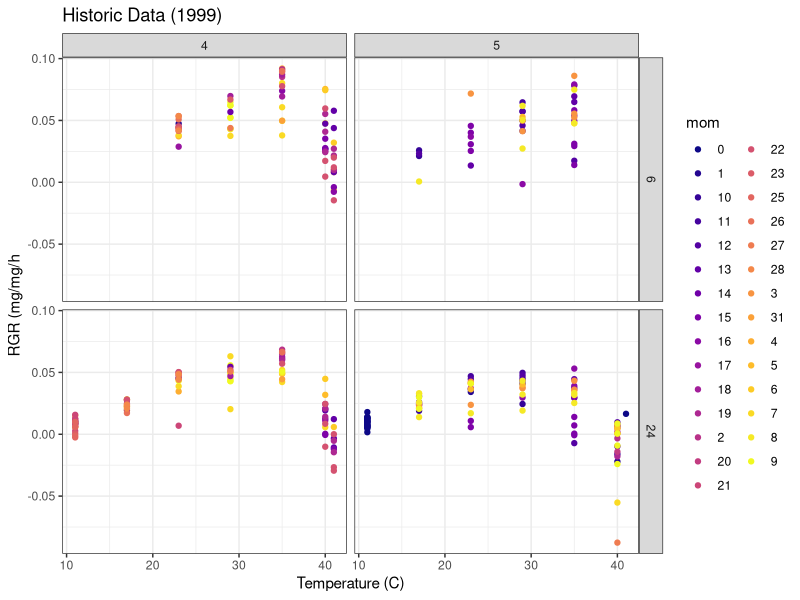
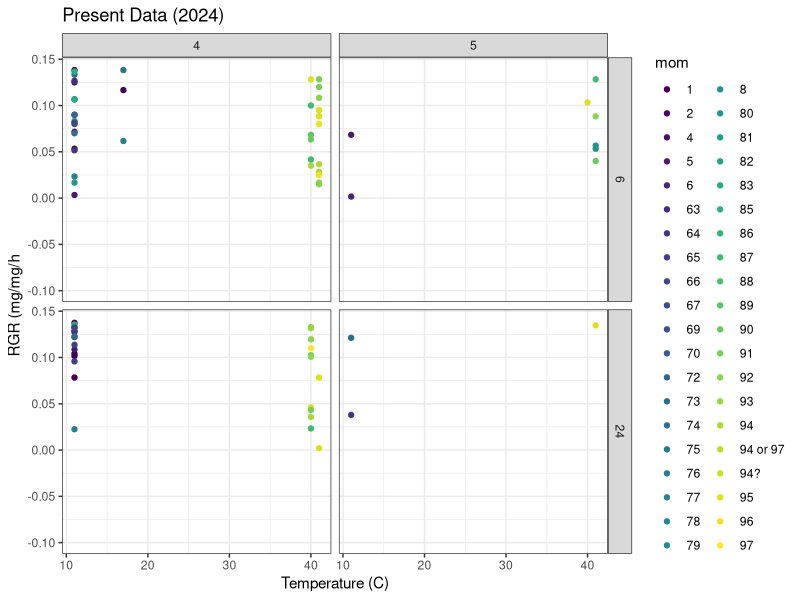
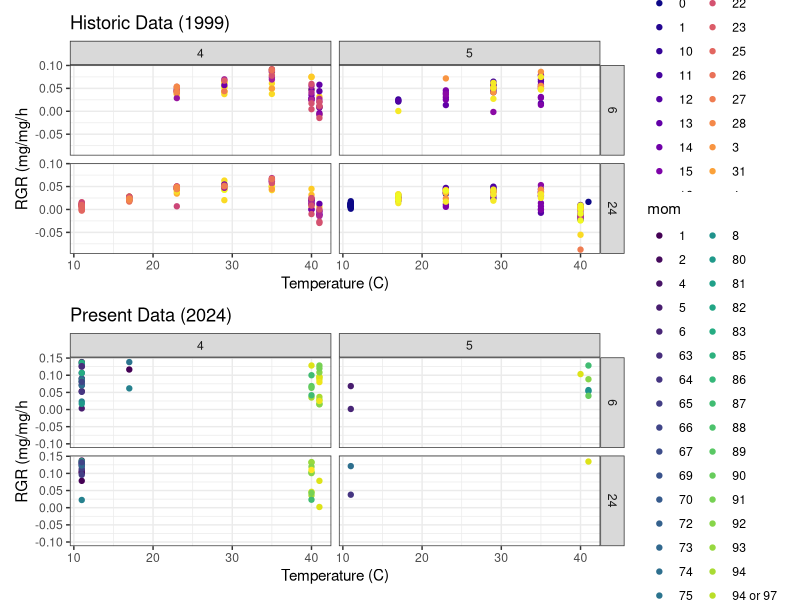
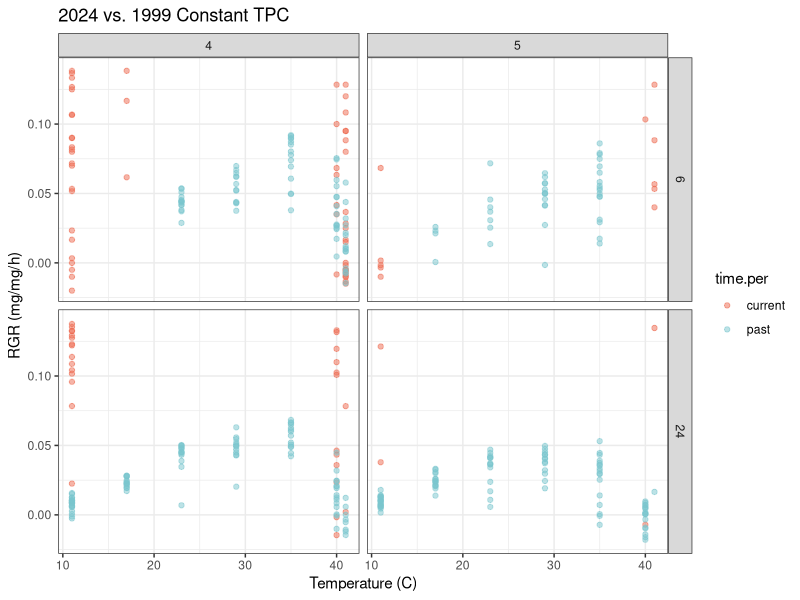
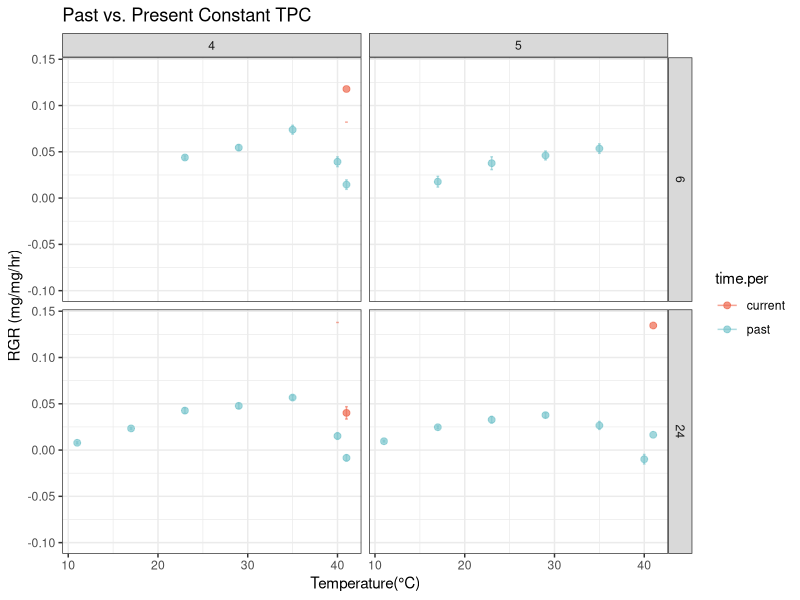
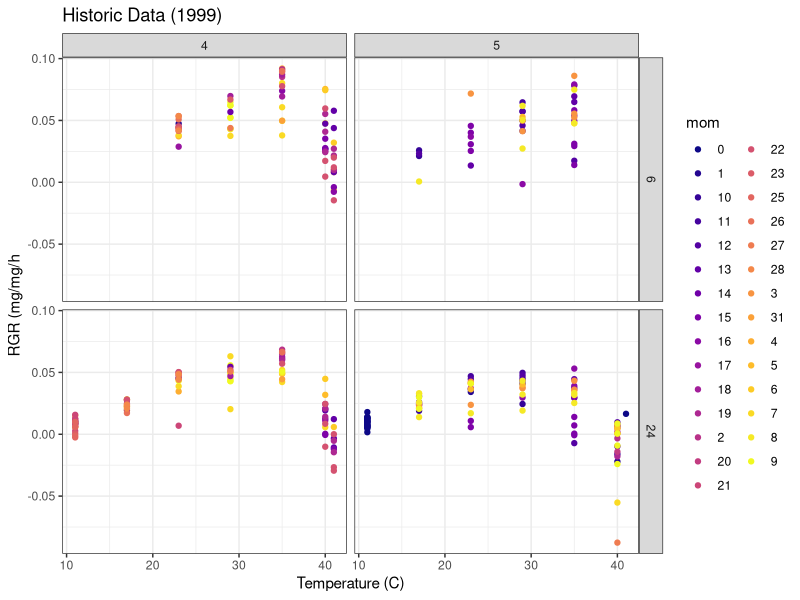
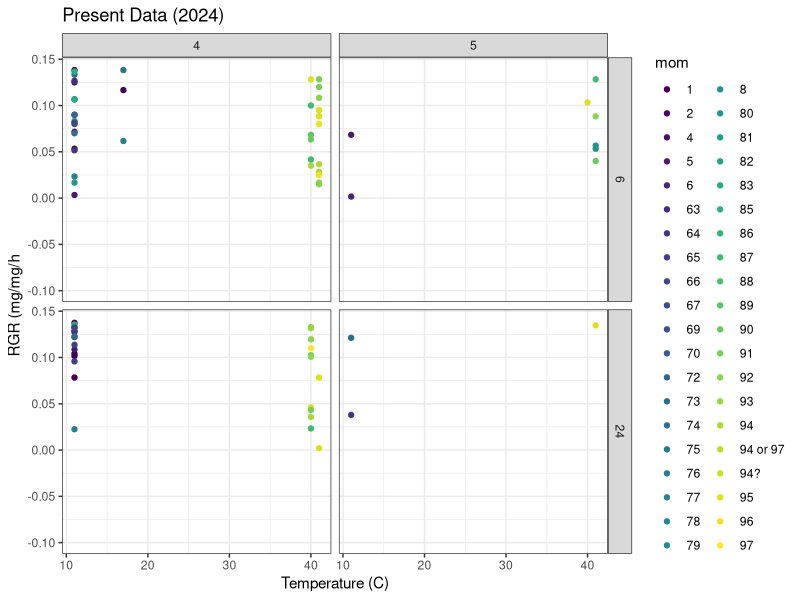
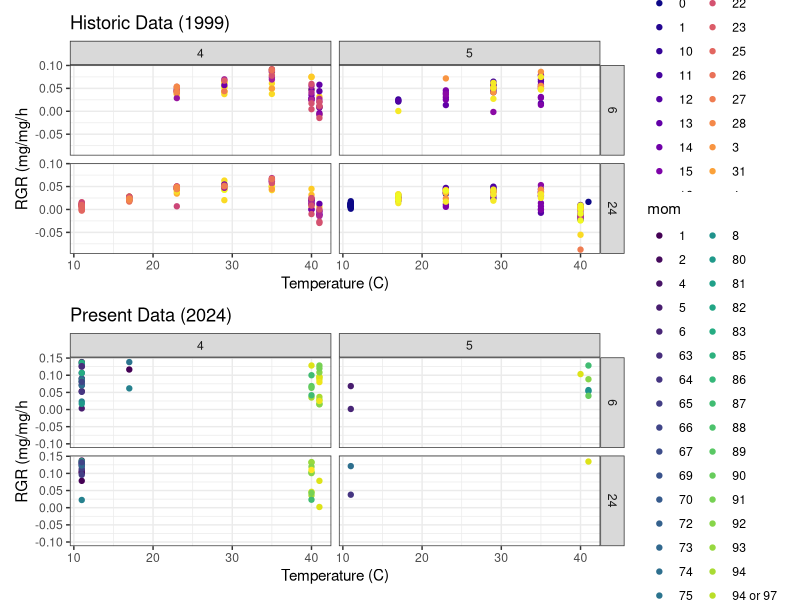

Generate these figures, in order, with R:
# Taylor M. Hatcher
# 24 Hr Constant TPC Analysis for P.rapae
# This analysis compares historical constant feeding relative growth rates at 6hr and 24hr at a constant temperature

# Load required libraries 
library(ggplot2)
library(data.table)
library(dplyr)
library(patchwork)
library(reshape2)
library(viridis)
library(tidyverse)
library(lubridate)

# set working directory to github repository
setwd("~/Desktop/Repos/WARP2024/Data")

# read in past data 
tpc1 = read.csv("PrapaeW.1999.ConstantTempTPCs.4thinstar.jul2021.xlsx - data.csv")
tpc1$instar=4 # identify instar

tpc2 = read.csv("PrapaeW.1999.ConstantTempTPCs.5thinstar.jul2021.xlsx - data.csv")
names(tpc2)=names(tpc1)
tpc2$instar=5 # identify instar

# combine past data sets using rbind
tpc.p= rbind(tpc1, tpc2)

# calculate relative growth rate using logarthmic scale for 1999 past data set
tpc.p$rgr= (log(tpc.p$fw) - log(tpc.p$Mo))/tpc.p$time ### ?!?!?! is this the correct way to calculate rgr?
tpc.p$time.per= "past" # labels this data as past data set 

# calculate relatvie growth rate using arithmetic scale 
#tpc.p$rgr = (tpc.p$fw - tpc.p$Mo) / tpc.p$time 
#tpc.p$time.per = "past"

# ensure column names match current data column names
tpc.ps= tpc.p[,c("UniID","mom","ID","temp","instar","time","duration","mgain","rgr","time.per")]


# load in recent 2024  Constant TPC data
tpc.c = read.csv("2024PrapaeConstantTPCCombineddata.csv")


# calculate exact durations for present data set - currently not working at all, need help!!!! --- finish addressing this-- durations are wonky, may need to go in and edit data sheet
# Paste date in time in and time out column 
tpc.c$t.in <- paste(tpc.c$Date, tpc.c$t.in, sep = " ")
tpc.c$t.out <- paste(tpc.c$Date, tpc.c$t.out, sep = " ")

# Paste mom and individual together to create UniID
tpc.c <- tpc.c %>%
  mutate(UniID = paste(Female, Individual, sep = " "))

# Convert to POSIXct with correct formatting
tpc.c <- tpc.c %>%
  mutate(
    t.in = as.POSIXct(t.in, format = "%d-%b-%y %H:%M", tz = "UTC"),
    t.out = as.POSIXct(t.out, format = "%d-%b-%y %H:%M", tz = "UTC")
    )%>%
  group_by(UniID)%>% 
  mutate(
    first_t_out = first(t.out),
    duration = as.numeric(difftime(t.out, first_t_out, units = "hours")))

# take care of dead values and put nas if there are no numeric values in the cell
tpc.c$fw <- as.numeric(tpc.c$fw)

# calculate logarithmic scale for relative growth rate for current 2024 data set
# tpc.c$rgr= (log(tpc.c$fw) - log(tpc.c$M0))/tpc.c$duration #!!!!!!!!check duration if it is correct --- note to self on 12/19/24 - should I calculate actual durations like joel did? May be why my error bars are so small
# tpc.c$time.per= "current"

# calculate arithmetic scale growth rate
tpc.c$rgr = (tpc.c$fw - tpc.c$M0) / tpc.c$duration
tpc.c$time.per = "current"


# Make sure that new data follows naming of old data sets
tpc.c$mom= tpc.c$Female
tpc.c$ID= tpc.c$Individual
tpc.c$UniID= paste(tpc.c$temp, tpc.c$mom, tpc.c$ID, sep=".")

#Calculate mass gained in each time treatment
tpc.c$mgain= tpc.c$fw - tpc.c$M0

#combine historic and current
tpc.cs= tpc.c[,c("UniID","mom","ID","temp","instar","time","duration","mgain","rgr","time.per")]


# combine data sets 
tpc= rbind.data.frame(tpc.cs, tpc.ps, sort = TRUE)


###Plot

##Set up durations of 6hr and 24hr

tpc$dur=NA
tpc$time= as.numeric(tpc$time)
tpc[tpc$time>5 & tpc$time<6.5 & tpc$time.per=="past","dur"]=6
tpc[tpc$time>20 & tpc$time<26 & tpc$time.per=="past","dur"]=24
tpc[tpc$time.per=="current","dur"]= tpc[tpc$time.per=="current","duration"]

###separate historic and present data

# Filter data for historic data set 
tpc_past <- tpc %>% filter(time.per == "past")

# Create the plot for past data
past_plot <- ggplot(tpc_past[tpc_past$dur %in% c(6, 24),], aes(x = temp, y = rgr, color = mom)) +
  geom_point() +
  #geom_line(aes(group = mom), alpha = 0.7) +
  facet_grid(dur ~ instar) +
  theme_bw() +
  xlab("Temperature (C)") +
  ylab("RGR (mg/mg/h") +
  ggtitle("Historic Data (1999)") +
  scale_color_viridis(discrete = TRUE, option = "C")
print(past_plot)
setwd('/Volumes/GoogleDrive/Shared drives/TrEnCh/Projects/WARP/Analyses/figures/')
pdf("24hrTPCConstantHistoricData")

# Filter data for current data set
tpc_current <- tpc %>% filter(time.per == "current")
past_plot
dev.off()

# Filter out nas introduced by calculating growth rate
tpc_current_filtered <- tpc_current %>%
  filter(!(is.na(rgr) & duration == 0))

# Exclude rows where rgr <= 0 or rgr is NA
tpc_current_filtered <- tpc_current_filtered %>%
  filter(rgr > 0 & !is.na(rgr))

# Optionally, also exclude rows where mgain <= 0 or mgain is NA
tpc_current_filtered <- tpc_current_filtered %>%
  filter(mgain > 0 & !is.na(mgain))

# Create the plot for current data
current_plot <- ggplot(tpc_current_filtered[tpc_current_filtered$duration %in% c(6,24),], aes( x = temp, y = rgr, color = mom)) +
 geom_point() +
 # geom_line(aes(group = mom), alpha = 0.7) +
  facet_grid(duration ~ instar) +
  theme_bw() +
  xlab("Temperature (C)") +
  ylab("RGR (mg/mg/h") +
  ggtitle("Present Data (2024)") +
  ylim(-0.10, 0.14) +
  scale_color_viridis(discrete = TRUE)
print(current_plot)
setwd('/Volumes/GoogleDrive/Shared drives/TrEnCh/Projects/WARP/Analyses/figures/')
pdf("2024_24hrTPCConstantCurrentData")
current_plot
dev.off()


#combine both individual plots for past and current data
combined_plot <- past_plot + current_plot + plot_layout(ncol = 1)
print(combined_plot)   
tpc.plot <- ggplot(tpc[tpc$dur %in% c(6,24),], aes(x=temp, y=rgr, color=time.per)) +
  geom_point(alpha=0.5) +
  #geom_line(aes(group = mom, color = time.per), alpha = 0.7) + # lineage lines
  facet_grid(dur ~ instar) +
  theme_bw() +
  xlab("Temperature (C)") +
  ylab("RGR (mg/mg/h)") +
  ggtitle("2024 vs. 1999 Constant TPC") +
  ylim(-0.02, 0.14)+
  scale_color_manual(values = c("current" = "#EE6A50", "past" = "#7AC5CD"))
print(tpc.plot)
setwd('/Volumes/GoogleDrive/Shared drives/TrEnCh/Projects/WARP/Analyses/figures/')
pdf("2024ConstantTPCComparison")
combined_plot
dev.off()

# Aggregate mean values with standard error calculation
tpc.agg <- tpc %>%
  group_by(temp, time.per, dur, instar) %>% # need to actually calculate the precise durations and not just a flat 6 hr and 24 hr durations for the present data set
  dplyr::summarise(
    mean = mean(rgr, na.rm = TRUE),
    se = sd(rgr, na.rm = TRUE) / sqrt(n())
  )
#plotting family means with error bars
tpc.plot <- ggplot(tpc.agg[tpc.agg$dur %in% c(6, 24), ],aes(x = temp, y = mean, color = time.per, group = time.per)) +
  geom_point(alpha = 0.7, size = 2) + # Points for mean values
  geom_errorbar(aes(ymin = mean - se, ymax = mean +se), width = 0.3, alpha = 0.6) + # Error bars
  facet_grid(dur ~ instar) + #Facets for duration and instar
  theme_bw() +
  xlab("Temperature(°C)") +
  ylab("RGR (mg/mg/hr)") +
  ggtitle("Past vs. Present Constant TPC") +
  ylim(-0.10, 0.14) +
  scale_color_manual(values = c("current" = "#EE6A50", "past" = "#7AC5CD"))
  #tpc$time.per <- factor(tpc$time.per, levels = c("past", "current")) 
  print(tpc.plot)
  setwd('/Volumes/GoogleDrive/Shared drives/TrEnCh/Projects/WARP/Analyses/figures/')
  pdf("2024ConstantTPCFamilyMeans")
  tpc.plot
  dev.off()

#plot family mean values 
tpc.agg.f <- tpc %>%
  group_by(mom) %>%
  dplyr::summarise(rgr, na.rm=TRUE)

sum(is.na(tpc_current$rgr))
sum(is.na(tpc_past$rgr))
